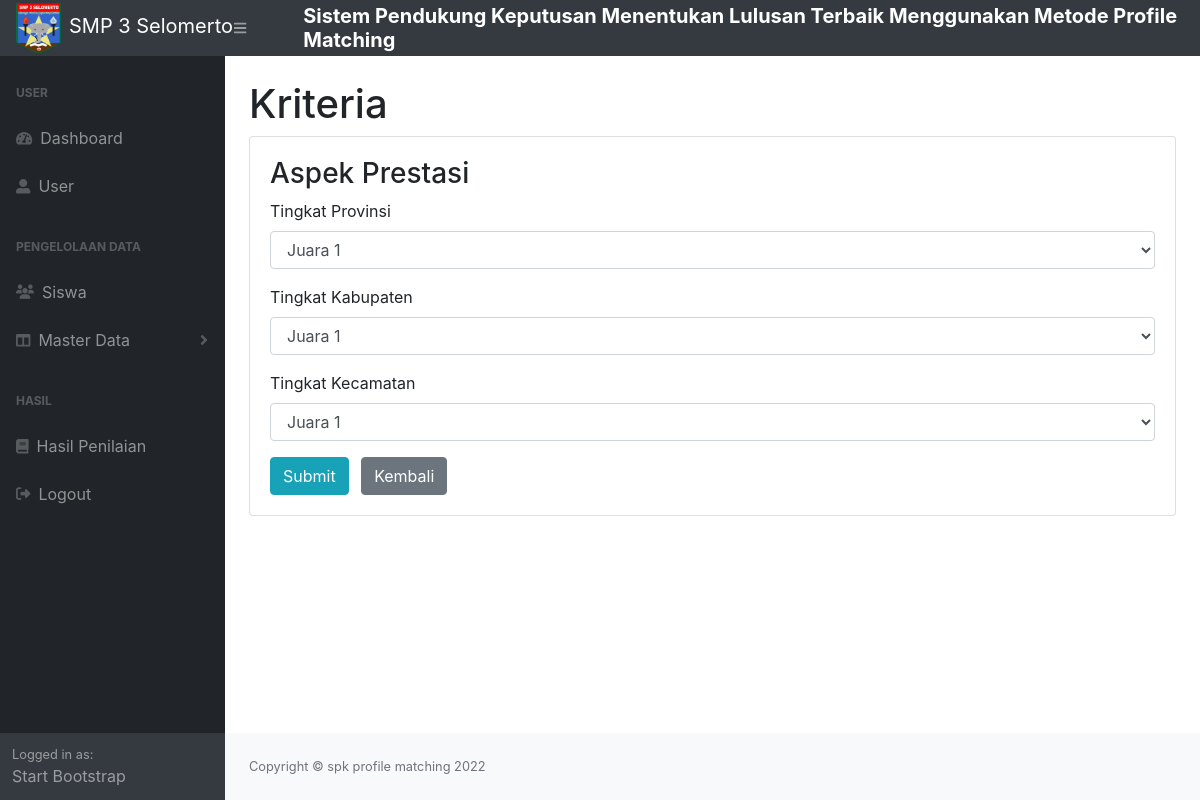
The app's page /hitungaspek.php?id=3&id_siswa=1 (signed in) with its own data.
### tables this page shows
CREATE TABLE `pm_kriteria` (
  `id_kriteria` int(11) UNSIGNED NOT NULL,
  `kriteria` varchar(100) NOT NULL,
  `prosentase` float NOT NULL,
  `bobot_core` float NOT NULL,
  `bobot_secondary` float NOT NULL
);

CREATE TABLE `pm_faktor` (
  `id_faktor` int(11) UNSIGNED NOT NULL,
  `id_kriteria` int(11) UNSIGNED NOT NULL,
  `faktor` varchar(50) NOT NULL,
  `nilai_target` int(11) NOT NULL,
  `jenis_faktor` set('core','secondary') DEFAULT NULL
);

### hitungaspek.php (the view, shortened to what this page needs)
<?php
    include 'db.php';
    $id_kriteria = $_GET['id'];
?>
<!DOCTYPE html>
<html lang="en">
<head>
    <link href="css/styles.css" rel="stylesheet" />
    <link href="https://cdn.datatables.net/1.10.20/css/dataTables.bootstrap4.min.css" rel="stylesheet" />
</head>
<body class="sb-nav-fixed">
        <nav class="sb-topnav navbar navbar-expand navbar-dark bg-dark">
            <a class="navbar-brand" href="index.php"><img src="img/logo.png" alt="image" height="50" width="45" class="mr-2">SMP 3 Selomerto</a>
            <button class="btn btn-link btn-sm order-1 order-lg-0" id="sidebarToggle" href="#"><i class="fas fa-bars"></i></button>
            <h5 class="mt-2 ml-5 text-white"><strong>Sistem Pendukung Keputusan Menentukan Lulusan Terbaik Menggunakan Metode Profile Matching</strong></h5>
        </nav>
        <div id="layoutSidenav">
            <div id="layoutSidenav_nav">
            <nav class="sb-sidenav accordion sb-sidenav-dark" id="sidenavAccordion">
                    <div class="sb-sidenav-menu">
                        <div class="nav">
                            <div class="sb-sidenav-menu-heading">User</div>
                            <a class="nav-link" href="index.php">
                                <div class="sb-nav-link-icon"><i class="fas fa-tachometer-alt"></i></div>
                                Dashboard
                            </a>
                            <a class="nav-link" href="admin.php">
                                <div class="sb-nav-link-icon"><i class="fas fa-user-alt"></i></div>
                                User
                            </a>
                            <div class="sb-sidenav-menu-heading">Pengelolaan Data</div>
                            <a class="nav-link" href="siswa.php">
                                <div class="sb-nav-link-icon"><i class="fa-sharp fa-solid fa-users"></i></div>
                                Siswa
                            </a>
                            <a class="nav-link collapsed" href="#" data-toggle="collapse" data-target="#collapseLayouts" aria-expanded="false" aria-controls="collapseLayouts">
                                <div class="sb-nav-link-icon"><i class="fas fa-columns"></i></div>
                                Master Data
                                <div class="sb-sidenav-collapse-arrow"><i class="fas fa-angle-down"></i></div>
                            </a>
                            <div class="sb-sidenav-menu-heading">Hasil</div>
                            <a class="nav-link" href="hasil.php">
                                <div class="sb-nav-link-icon"><i class="fas fa-book"></i></div>
                                Hasil Penilaian
                            </a>
                            <a class="nav-link" href="logout.php">
                                <div class="sb-nav-link-icon"><i class="fa-solid fa-right-from-bracket"></i></div>
                                Logout
                            </a>
                        </div>
                    </div>
                    <div class="sb-sidenav-footer">
                        <div class="small">Logged in as:</div>
                        Start Bootstrap
                    </div>
                </nav>
            </div>
            <div id="layoutSidenav_content">
                <main>
                    <div class="container-fluid">
                        <h1 class="mt-4">Kriteria</h1>
                        <div class="card mb-4">
                            <div class="card-body">
                                <form action="" method="post">
                                    <?php
                                        $get_kriteria= mysqli_query($conn, "SELECT * from pm_kriteria where id_kriteria = '$id_kriteria'");
                                        while($kriteria = mysqli_fetch_assoc($get_kriteria)){
                                            echo "<h3>Aspek $kriteria[kriteria] </h3>";
                                        }
                                        $query="SELECT pm_kriteria.*, pm_faktor.* from pm_kriteria, pm_faktor where pm_kriteria.id_kriteria = pm_faktor.id_kriteria and pm_kriteria.id_kriteria = '$id_kriteria'";
                                        $sql  = mysqli_query($conn, $query);
                                        if (mysqli_num_rows($sql) > 0){
                                            while($data=mysqli_fetch_assoc($sql)){
                                    ?>
                                    <div class="form-group">
                                        <label for="" class="control-label"><?= $data['faktor'] ?></label>
                                        <select name="nilai[]" id="" class="form-control">
                                            <?php
                                                if($id_kriteria == "1"){
                                            ?>
                                                <option value="5" >86 - 100</option>
                                                <option value="4" >80 - 85</option>
                                                <option value="3">70 - 79</option>
                                                <option value="2">60 - 69</option>
                                                <option value="1">< 60 </option>
                                            <?php
                                                }elseif($id_kriteria == "3"){
                                            ?>
                                                <option value="4">Juara 1</option>
                                            <?php } ?>
                                        </select>
                                    </div>
                                <?php } } ?>
                                <div class="buttons">
                                    <button class="btn btn-info" name="submit">Submit</button>
                                    <a href="penilai.php" class="btn btn-secondary ml-2">Kembali</a>
                                </div>
                                </form>
                            </div>
                        </div>
                    </div>
                </main>
                <footer class="py-4 bg-light mt-auto">
                    <div class="container-fluid">
                        <div class="d-flex align-items-center justify-content-between small">
                            <div class="text-muted">Copyright &copy; spk profile matching 2022</div>
                        </div>
                    </div>
                </footer>
            </div>
        </div>
    </body>
</html>

### records on screen
pm_kriteria: kriteria "Prestasi"
pm_faktor: faktor "Tingkat Provinsi"
pm_faktor: faktor "Tingkat Kabupaten"
pm_faktor: faktor "Tingkat Kecamatan"
